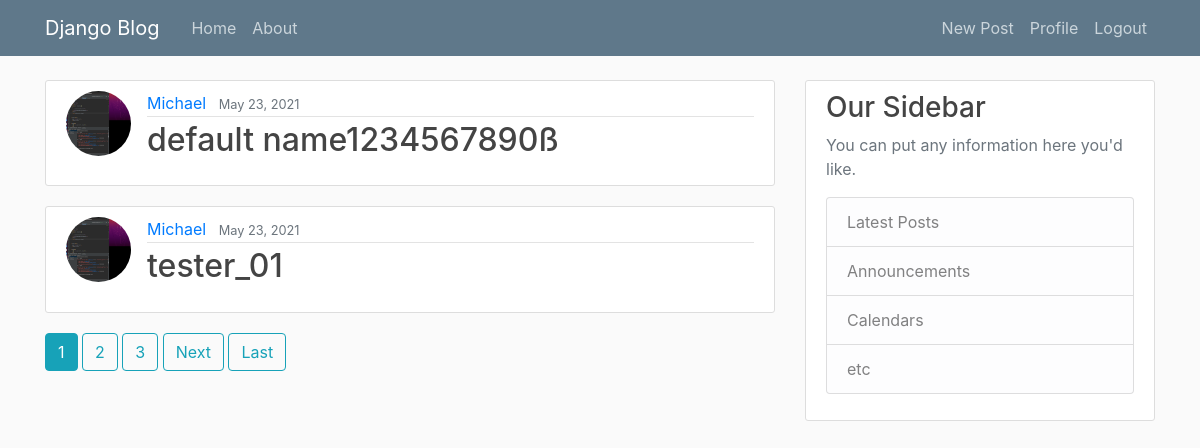
Page / (signed in) on the earlier database version.
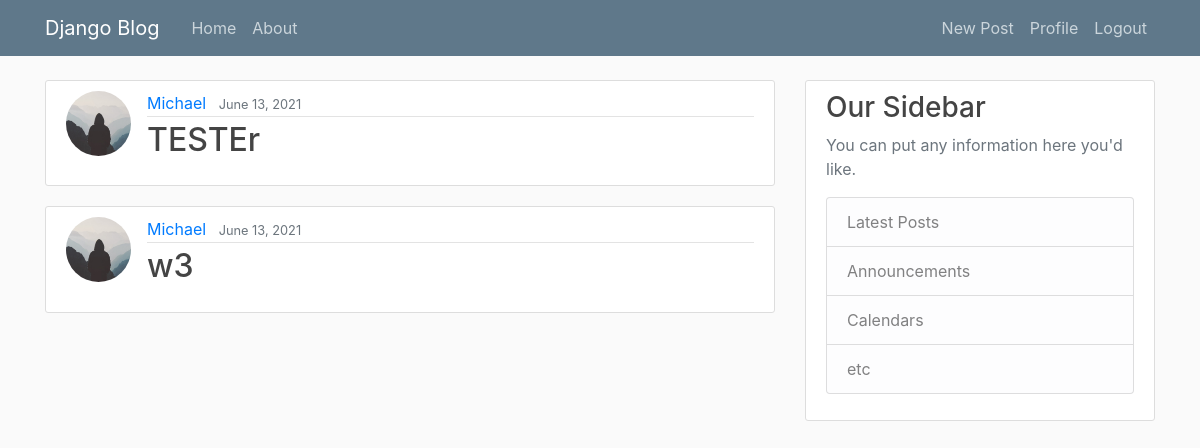
Same page on the later database version.
### app/models.py (models this page shows, shortened)
class Post(models.Model):
    api = models.CharField(max_length=100)
    name = models.CharField(max_length=100, default = "default name")
    name_id = models.CharField(max_length=100, default = "default name_id")
    first_message = models.CharField(max_length=100, default = "hello my friend")
    date_posted = models.DateTimeField(default=timezone.now)
    author = models.ForeignKey(User, on_delete=models.CASCADE)
    running = models.BooleanField(default = False)
    message_pairs = JSONField(default=list)
    objects = PostManager()

### users/models.py (models this page shows, shortened)
class Profile(models.Model):
    user = models.OneToOneField(User, on_delete=models.CASCADE)
    image = models.ImageField(default='default.jpg', upload_to='profile_pics')

### app/views.py (the view)
# urls.py: path('', PostListView.as_view(), name = 'app-home'),
class PostListView(ListView):
    model = Post
    template_name = 'app/home.html'
    context_object_name = 'posts'
    ordering = ['-date_posted']
    paginate_by = 5

### app/templates/app/home.html (shortened to what this page needs)
{% extends "app/base.html"%}
{% block content %}
{% if user.is_authenticated %}
  {% for post in posts %}
    {% if user == post.author %}
    <article class="media content-section">
    <img class ="rounded-circle article-img" src="{{ post.author.profile.image.url }}">
    <div class="media-body">
        <div class="article-metadata">
        <a class="mr-2" href="{% url 'user-posts' post.author.username %}">{{ post.author }}</a>
        <small class="text-muted">{{ post.date_posted|date:"F d, Y" }}</small>
        </div>
        <h2><a class="article-title" href="{% url 'post-detail' post.id %}">{{ post.name }}</a></h2>
    </div>
</article>
    {% endif %}
  {% endfor %}
  {% if is_paginated %}
      {% for num in page_obj.paginator.page_range %}
        {% if page_obj.number == num %}
          <a class="btn btn-info mb-4" href="?page={{ num }}">{{ num }}</a>
        {% elif num > page_obj.number|add:'-3' and num < page_obj.number|add:'3' %}
          <a class="btn btn-outline-info mb-4" href="?page={{ num }}">{{ num }}</a>
        {% endif %}
      {% endfor %}
      {% if page_obj.has_next %}
        <a class="btn btn-outline-info mb-4" href="?page={{ page_obj.next_page_number }}">Next</a>
        <a class="btn btn-outline-info mb-4" href="?page={{ page_obj.paginator.num_pages }}">Last</a>
      {% endif %}
    {% endif %}
  {% endif %}
{% endblock content %}

Differences in the rows shown:
removed Post: author.profile.image (picture), author "Michael", date_posted "May 23, 2021", name "default name1234567890ß"
removed Post: author.profile.image (picture), author "Michael", date_posted "May 23, 2021", name "tester_01"
now on this page (row edited): Post: author.profile.image (placeholder picture), author "Michael", date_posted "June 13, 2021", name "TESTEr"
now on this page (row edited): Post: author.profile.image (placeholder picture), author "Michael", date_posted "June 13, 2021", name "w3"
Other differences:
list line gone: "1"
list line gone: "2"
list line gone: "3"
text no longer shown: "Next Last"
